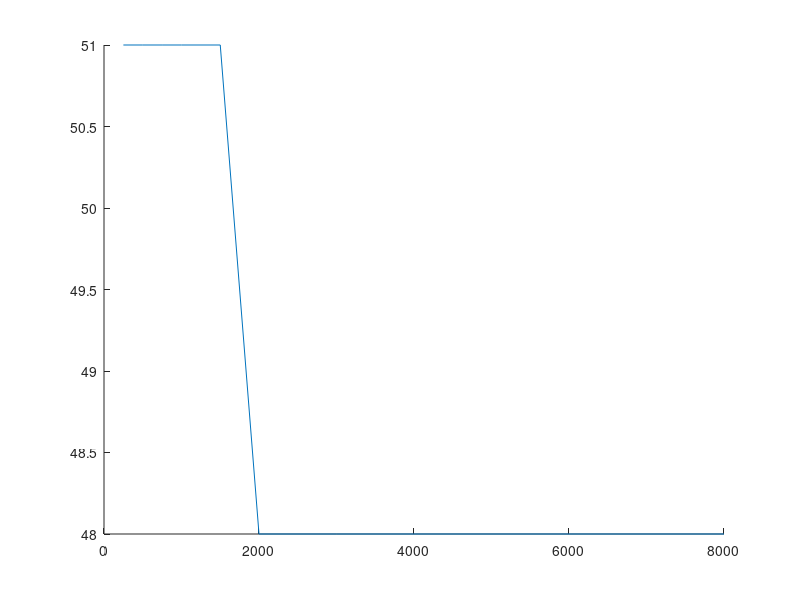

The MATLAB script that drew this image: (Note: this script raises an error after producing the figure.)
close all;
clear;
clc;

mirror = -1; % set to -1 if gain curve is desired instead of attenuation curve
plot_calibrated_response = 1; % set to 1 if calibrations should be taken into account
sub_name = '\DFSout\';
production_calibration = 0; % output cal offset, just copy the number here


%% System cal in Dooku1 BerlinRIE NP
%
cal = [-3	-3 2 6 6 8 8 9 9 10 10 13 19 17 13 7 7];

%Dooku1 Berlin RIE HP
%cal = [2 2 6 6 6 6 5 2 3 4 8 11 16 16 10 7 7];

% No system cal at all
%cal = [0	0 0 0 0 0 0 0 0 0 0 0 0 0 0 0 0];

%% System cal in Dooku1 BerlinRIE LP
%cal = [7 7 11 12 13 13 12 13 13 13 14 16 19 17 14 8 8];


cal = cal + production_calibration;
fre = [0 168 340 518 706 908 1131 1383 1674 2019 2442 2981 3693 4672 6059 7997 10417]; % High bandwitdth frequencies
frq_FOG=[250, 500, 750, 1000, 1500, 2000, 3000, 4000, 6000,8000]; %Dooku

FOG=[51, 51, 51, 51, 51, 48, 48, 48, 48, 48];  %Luxor NP
%FOG=[50, 50, 50, 50, 54, 56, 53, 42, 42, 42]; %HP
%FOG=[43, 43, 43, 42, 43, 43, 42, 41, 41, 41]; %LP
color_array = {'-b','-r','-c','-m','-g','-y','-k','--b','--r','--c','--m','--g','--y','--k'};
%% plot more OMNI curves together
currentFolder = pwd;
currentFolder = strcat(currentFolder,'\');
string_path = strcat(currentFolder,sub_name);
D = dir([string_path, '\*.m']);
N = length(D(not([D.isdir])));
legend_labels_front = cell(N,1);
legend_labels_rear = cell(N,1);

%--- plot all logfiles in an overlay ---%
figfront = figure('Name','LuxorRHI','units','normalized','outerposition',[0 0.2 1/3 2/3]); % front
figrear = figure('Name','LuxorRHI','units','normalized','outerposition',[1/3 0.2 1/3 2/3]); % rear

h_front = zeros(N+1,1);
h_rear = zeros(N+1,1);

dont_come_here_again = 1;
checking_dual = 0;
checking_omni = 0;
mismatch = 0;

for R = 1:1:N 
  logPath = strcat(currentFolder,sub_name);
  logFile = D(R).name;

  if R > 1
     clear DFSinit 
  end

  run([logPath,logFile]);                                                            
  fs = DFSInit.Samplerate;
  [H_front,f] = freqz(DFSInit.init_resp_front,1,fs,fs);

  if (strcmp(DFSInit.DFSType,'TypeOmniAndDual') || strcmp(DFSInit.DFSType,'TypeDual'))
    type_dual = 1;
    [H_rear,f_rear] = freqz(DFSInit.init_resp_rear,1,fs,fs);
    checking_dual = 1;
  else
    type_dual = 0;
    figrear.delete;
    checking_omni = 1;
  end

  temp = strfind(logFile, 'ref');
  %figfront.Parent.CurrentFigure = 1;
  figure(1)
  hold on;
  if (temp ~= 0) % reference
    if plot_calibrated_response 
      front_response = 20*log10(abs(H_front));
      cal_interpolated = interp1(fre,cal,f(:,1)); 
      front_response_calibrated = front_response + cal_interpolated;
      h_front(R,1) = plot(f(:,1),mirror.*front_response_calibrated,'linewidth',2);
    else
      h_front(R,1) = plot(f(:,1),mirror.*20*log10(abs(H_front)),'linewidth',2);
    end
  else
    if plot_calibrated_response 
      front_response = 20*log10(abs(H_front));
      cal_interpolated = interp1(fre,cal,f(:,1)); 
      front_response_calibrated = front_response + cal_interpolated;
      h_front(R,1) = plot(f(:,1), mirror.*front_response_calibrated, color_array{R});
    else
      h_front(R,1) = plot(f(:,1),mirror.*20*log10(abs(H_front)),'-','linewidth',1);%,'Color',[1 0 0]);
    end
    
    
  end
  hold all
  legend_name = logFile;
  index = strfind(legend_name, '_fblog'); % ignore ALT log naming
  legend_name_modified = legend_name(1:index(1)-1);
  legend_labels_front{R,1} = sprintf(legend_name_modified);

  if type_dual % plot dual plots

    if checking_dual && checking_omni && dont_come_here_again
      figrear = figure('Name','LuxorRHI','units','normalized','outerposition',[1/3 0.2 1/3 2/3]); % rear
      dont_come_here_again = 0;
      mismatch = 1;
      fprintf('There has been a mix between OMNI and DUAL log files, overlay therefore not plotted\n');
    end
    
    %figfront.Parent.CurrentFigure = 2;
    figure(2)
    temp = strfind(logFile, 'ref');
    hold on
    if (temp ~= 0)
      if plot_calibrated_response 
        rear_response = 20*log10(abs(H_rear));
        cal_interpolated = interp1(fre,cal,f(:,1)); 
        rear_response_calibrated = rear_response + cal_interpolated;
        h_rear(R,1) = plot(f_rear(:,1),mirror.*rear_response_calibrated,'linewidth',2);
      else
        h_rear(R,1) = plot(f_rear(:,1),mirror.*20*log10(abs(H_rear)),'linewidth',2);
      end
    else
      if plot_calibrated_response 
        rear_response = 20*log10(abs(H_rear));
        cal_interpolated = interp1(fre,cal,f(:,1)); 
        rear_response_calibrated = rear_response + cal_interpolated;
        h_rear(R,1) = plot(f(:,1), mirror.*rear_response_calibrated,color_array{R});
      else
        h_rear(R,1) = plot(f_rear(:,1),mirror.*20*log10(abs(H_rear)),'-','linewidth',1);%,'Color',[0.5 1 0.5]);
      end
    end
    
    % plot front and rear figure in same plot (as many plots as we have log files)
    if ~mismatch
      %figtogether = figure;
        figure(3)
      %figtogether.set('units','normalized');
      k = R;
      if ((R*0.2)>1)
        k = 1; % do not plot outside screen
      end
      

      
      figtogether.Position = [2/3 0.2*R 1/3 3/(5*N)]; % x,y,w,h
      plot(f_rear(:,1),mirror.*20*log10(abs(H_rear)),'-b','linewidth',1)
      hold on
      plot(f(:,1),mirror.*20*log10(abs(H_front)),'-r','linewidth',1)
      xlim([100,fs/2])
      hold off
      grid on  
      legend('rear response','front response')
      tit = title(legend_labels_front{R});    
      fig = gcf;
      set(tit,'Interpreter','none');
    end
    
    hold all
    legend_name_rear = logFile;
    index = strfind(legend_name_rear, '_fblog'); % ignore ALT log naming
    legend_name_modified_rear = legend_name_rear(1:index(1)-1);
    legend_labels_rear{R,1} = sprintf(legend_name_modified_rear);     
  end

end


%figfront.Parent.CurrentFigure = 1;
figure(1)
hold on
h_front(N+1,1) = plot(frq_FOG,FOG);
legend_labels_front{N+1,1} = 'IG';
xlim([100,fs/2])
ylim([20,100])
xlabel('Frequency [Hz]')
ylabel('Magnitude[dB]')
title('Front Initialization')  
leg = legend(h_front,legend_labels_front{:}); 
set(leg,'Interpreter','none'); % do not treat underscore as a control character 
set(leg,'FontSize',10);
leg.Location = 'best';
set(gcf,'color','w');
hold off; grid on; box on;

if type_dual
  %figrear.Parent.CurrentFigure = 2;
  figure(2)
  legend_labels_rear{N+1,1} = 'IG';
  h_rear(N+1,1) = plot(frq_FOG,FOG);
  hold off; grid on; box on;
  xlim([100,fs/2])
  ylim([20,100])
  xlabel('Frequency [Hz]')
  ylabel('Magnitude[dB]')
  title('Rear Initialization')  
  skip_rest = 0;
  for k = 1:1:N
    if isempty(legend_labels_rear{k})
      skip_rest = 1;    
    end
  end
  
  if skip_rest ~= 1
    leg_rear = legend(h_rear,legend_labels_rear{:});
    set(leg_rear,'Interpreter','none'); % do not treat underscore as a control character 
    set(leg_rear,'FontSize',10);
    leg_rear.Location = 'best';
    set(gcf,'color','w');
  end
end  
